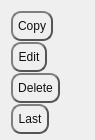
<?xml version="1.0" encoding="UTF-8"?>
<ui version="4.0">
 <class>TooltipMenu</class>
 <widget class="QWidget" name="TooltipMenu">
  <property name="geometry">
   <rect>
    <x>0</x>
    <y>0</y>
    <width>95</width>
    <height>140</height>
   </rect>
  </property>
  <property name="minimumSize">
   <size>
    <width>90</width>
    <height>110</height>
   </size>
  </property>
  <property name="maximumSize">
   <size>
    <width>16777215</width>
    <height>140</height>
   </size>
  </property>
  <property name="windowTitle">
   <string>Form</string>
  </property>
  <layout class="QFormLayout" name="formLayout">
   <item row="0" column="0">
    <widget class="QPushButton" name="btnCopy">
     <property name="sizePolicy">
      <sizepolicy hsizetype="Maximum" vsizetype="Fixed">
       <horstretch>0</horstretch>
       <verstretch>0</verstretch>
      </sizepolicy>
     </property>
     <property name="minimumSize">
      <size>
       <width>0</width>
       <height>30</height>
      </size>
     </property>
     <property name="maximumSize">
      <size>
       <width>16777215</width>
       <height>30</height>
      </size>
     </property>
     <property name="focusPolicy">
      <enum>Qt::NoFocus</enum>
     </property>
     <property name="styleSheet">
      <string notr="true">QPushButton {
color: #0F0F0F;
border: 2px solid #555;
border-radius: 10px;
border-style: outset;
background: qradialgradient(
cx: 0.3, cy: -0.4, fx: 0.3, fy: -0.4,
radius: 1.35, stop: 0 #d1d5db, stop: 1 #d1d5db
);
padding: 5px;
}

QPushButton:hover {
background: qradialgradient(
cx: 0.3, cy: -0.4, fx: 0.3, fy: -0.4,
radius: 1.35, stop: 0 #d1d5db, stop: 1 #d1d5db
);
}</string>
     </property>
     <property name="text">
      <string>Copy</string>
     </property>
    </widget>
   </item>
   <item row="1" column="0">
    <widget class="QPushButton" name="btnEdit">
     <property name="sizePolicy">
      <sizepolicy hsizetype="Maximum" vsizetype="Fixed">
       <horstretch>0</horstretch>
       <verstretch>0</verstretch>
      </sizepolicy>
     </property>
     <property name="minimumSize">
      <size>
       <width>0</width>
       <height>30</height>
      </size>
     </property>
     <property name="maximumSize">
      <size>
       <width>16777215</width>
       <height>30</height>
      </size>
     </property>
     <property name="focusPolicy">
      <enum>Qt::NoFocus</enum>
     </property>
     <property name="styleSheet">
      <string notr="true">QPushButton {
color: #0F0F0F;
border: 2px solid #555;
border-radius: 10px;
border-style: outset;
background: qradialgradient(
cx: 0.3, cy: -0.4, fx: 0.3, fy: -0.4,
radius: 1.35, stop: 0 #d1d5db, stop: 1 #d1d5db
);
padding: 5px;
}

QPushButton:hover {
background: qradialgradient(
cx: 0.3, cy: -0.4, fx: 0.3, fy: -0.4,
radius: 1.35, stop: 0 #d1d5db, stop: 1 #d1d5db
);
}</string>
     </property>
     <property name="text">
      <string>Edit</string>
     </property>
    </widget>
   </item>
   <item row="2" column="0">
    <widget class="QPushButton" name="btnDelete">
     <property name="sizePolicy">
      <sizepolicy hsizetype="Maximum" vsizetype="Fixed">
       <horstretch>0</horstretch>
       <verstretch>0</verstretch>
      </sizepolicy>
     </property>
     <property name="minimumSize">
      <size>
       <width>0</width>
       <height>30</height>
      </size>
     </property>
     <property name="maximumSize">
      <size>
       <width>16777215</width>
       <height>30</height>
      </size>
     </property>
     <property name="focusPolicy">
      <enum>Qt::NoFocus</enum>
     </property>
     <property name="styleSheet">
      <string notr="true">QPushButton {
color: #0F0F0F;
border: 2px solid #555;
border-radius: 10px;
border-style: outset;
background: qradialgradient(
cx: 0.3, cy: -0.4, fx: 0.3, fy: -0.4,
radius: 1.35, stop: 0 #d1d5db, stop: 1 #d1d5db
);
padding: 5px;
}

QPushButton:hover {
background: qradialgradient(
cx: 0.3, cy: -0.4, fx: 0.3, fy: -0.4,
radius: 1.35, stop: 0 #d1d5db, stop: 1 #d1d5db
);
}</string>
     </property>
     <property name="text">
      <string>Delete</string>
     </property>
    </widget>
   </item>
   <item row="3" column="0">
    <widget class="QPushButton" name="btnLast">
     <property name="sizePolicy">
      <sizepolicy hsizetype="Maximum" vsizetype="Fixed">
       <horstretch>0</horstretch>
       <verstretch>0</verstretch>
      </sizepolicy>
     </property>
     <property name="minimumSize">
      <size>
       <width>0</width>
       <height>30</height>
      </size>
     </property>
     <property name="maximumSize">
      <size>
       <width>16777215</width>
       <height>30</height>
      </size>
     </property>
     <property name="focusPolicy">
      <enum>Qt::NoFocus</enum>
     </property>
     <property name="styleSheet">
      <string notr="true">QPushButton {
color: #0F0F0F;
border: 2px solid #555;
border-radius: 10px;
border-style: outset;
background: qradialgradient(
cx: 0.3, cy: -0.4, fx: 0.3, fy: -0.4,
radius: 1.35, stop: 0 #d1d5db, stop: 1 #d1d5db
);
padding: 5px;
}

QPushButton:hover {
background: qradialgradient(
cx: 0.3, cy: -0.4, fx: 0.3, fy: -0.4,
radius: 1.35, stop: 0 #d1d5db, stop: 1 #d1d5db
);
}</string>
     </property>
     <property name="text">
      <string>Last</string>
     </property>
    </widget>
   </item>
  </layout>
 </widget>
 <resources/>
 <connections/>
</ui>
